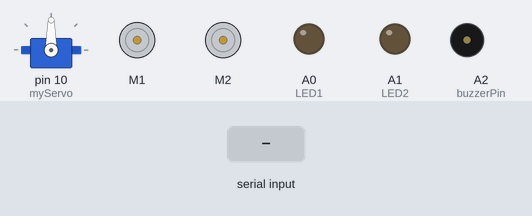
The sketch below on a simulated Arduino Uno, built with avr-gcc and run on an emulated ATmega328P. Shown: servo, 2 × DC motor (green arrow = forward, orange = backward, longer = faster), output pins drawn as LEDs (lit = HIGH), buzzer (waves = sounding). The test bench sets the inputs (shaded band).

Above: at 1.2 s.
1.3 s: "*turn right" received over Serial
At 2.2 s:
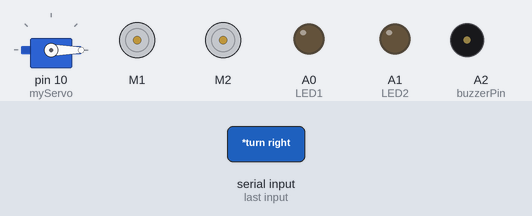
4.3 s: "*go ahead" received over Serial
7.3 s: "*go back" received over Serial
At 8.0 s:
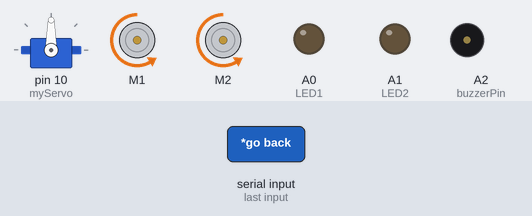
10.3 s: "*turn left" received over Serial
At 11.1 s:
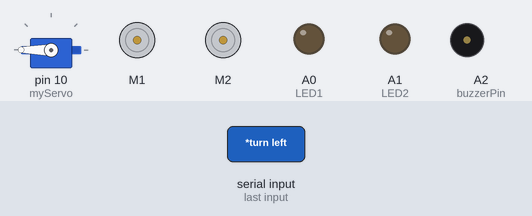
13.3 s: "*turn on light" received over Serial
At 14.7 s:
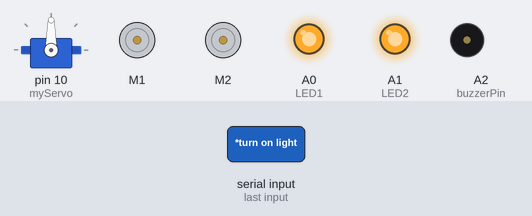
15.0 s: "*buzzer" received over Serial
At 15.7 s:
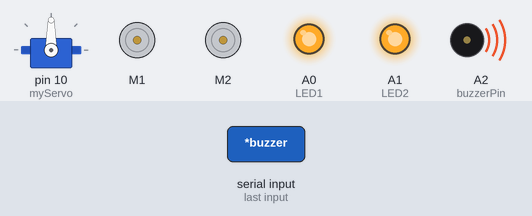
Timing chart, 0 to 18.0 s (numbered marks = the images above; inputs shaded):
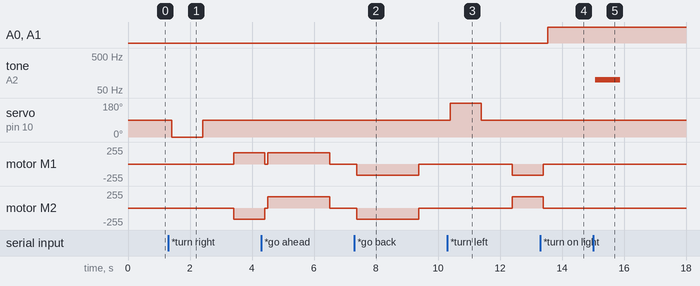

The sketch:

voice_control_car.ino
```cpp
/*
 -----------------------------------------
  Mert Arduino Tutorial and Projects
  Subscribe for more videos and projects
  Thanks all subscribers ;)
 ----------------------------------------
*/

#include <AFMotor.h> //Adafruit Motor Shield Library. First you must download and install AFMotor library
#include <Servo.h>   //Servo library. This is standard library. (Sketch -> Include Library -> Servo)
String voice;

AF_DCMotor motor1 (1, MOTOR12_1KHZ); //create motor #1 using M1 output on Motor Drive Shield, set to 1kHz PWM frequency
AF_DCMotor motor2 (2, MOTOR12_1KHZ); //create motor #2 using M2 output on Motor Drive Shield, set to 1kHz PWM frequency
Servo myServo; //define servo name
int LED1 = A0; //define LED 1 pin
int LED2 = A1; //define LED 2 pin
int buzzerPin = A2; //define buzzer pin


void setup()
{
  Serial.begin(9600); //start serial communication
  myServo.attach(10); //define our servo pin (the motor shield servo1 input = digital pin 10)
  myServo.write(90);  //servo position is 90 degrees
  pinMode(LED1, OUTPUT); //A0 is output pin
  pinMode(LED2, OUTPUT); //A1 is output pin
  pinMode(buzzerPin, OUTPUT); //A2 is output pin
}

void loop()
{
  while (Serial.available()){ //Check if there is an available byte to read
     delay(10); //Delay added to make thing stable
    char c = Serial.read(); //Conduct a serial read
    if (c == '#') {break;} //Exit the loop when the # is detected after the word
    voice += c; //Shorthand for voice = voice + c
  }
  if (voice.length() > 0){
    if(voice == "*go ahead"){
      forward_car();
      }
    else if(voice == "*go back"){
      back_car();
      }
    else if(voice == "*turn right") {
      right_car();
    }
    else if(voice == "*turn left") {
      left_car();
    }
    else if(voice == "*turn on light") {
      LED_on();
    }
    else if(voice == "*turn off light") {
      LED_off();
    }
    else if(voice == "*buzzer") {
      buzzer_on();
    }
    else if(voice == "*stop") {
      stop_car();
    }

  voice=""; //Reset the variable after initiating
  }
}

void forward_car()
{
  motor1.run(FORWARD);
  motor1.setSpeed(170);
  motor2.run(FORWARD);
  motor2.setSpeed(170);
  delay(2000);
  motor1.run(RELEASE);
  motor2.run(RELEASE);
}

void back_car()
{
  motor1.run(BACKWARD);
  motor1.setSpeed(170);
  motor2.run(BACKWARD);
  motor2.setSpeed(170);
  delay(2000);
  motor1.run(RELEASE);
  motor2.run(RELEASE);
}

void right_car()
{
  myServo.write(0);
  delay(1000);
  myServo.write(90);
  delay(1000);
  motor1.run(FORWARD);
  motor1.setSpeed(170);
  motor2.run(BACKWARD);
  motor2.setSpeed(170);
  delay(1000);
  motor1.run(RELEASE);
  motor2.run(RELEASE);
}

void left_car()
{
  myServo.write(180);
  delay(1000);
  myServo.write(90);
  delay(1000);
  motor1.run(BACKWARD);
  motor1.setSpeed(170);
  motor2.run(FORWARD);
  motor2.setSpeed(170);
  delay(1000);
  motor1.run(RELEASE);
  motor2.run(RELEASE);
}

void LED_on ()
{
  digitalWrite(LED1, HIGH);
  digitalWrite(LED2, HIGH);
}

void LED_off ()
{
  digitalWrite(LED1, LOW);
  digitalWrite(LED2, LOW);
}

void buzzer_on ()
{
  tone(buzzerPin, 100);
  delay(800);
  noTone(buzzerPin);
}

void stop_car ()
{
  motor1.run(RELEASE);
  motor2.run(RELEASE);
}
```

Measured:
- after the input at 1.3 s, servo on pin 10 (myServo): 90° → 0° after 0.11 s, → 90° 1.0 s later; motor M1: stopped → forward 170/255 after 2.1 s; motor M2: stopped → backward 170/255 after 2.1 s
- after the input at 7.3 s, motor M1, motor M2: stopped → backward 170/255 after 0.08 s, → stopped 2.0 s later
- after the input at 10.3 s, servo on pin 10 (myServo): 90° → 180° after 0.10 s, → 90° 1.0 s later; motor M1: stopped → backward 170/255 after 2.1 s; motor M2: stopped → forward 170/255 after 2.1 s
- after the input at 13.3 s, A0 (LED1), A1 (LED2): LOW → HIGH after 0.24 s
- after the input at 15.0 s, tone on A2 (buzzerPin): silent → 100 Hz after 0.07 s, → silent 0.80 s later
